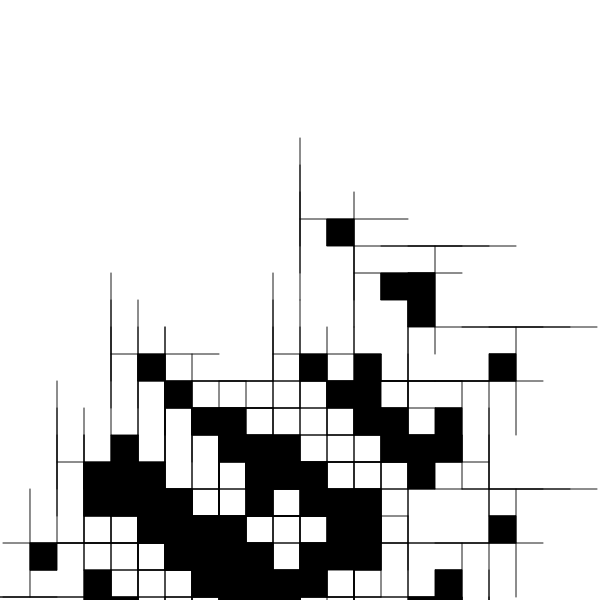
Frame 1 (no input)
Frame 60 (no input): identical to frame 1, image omitted
Frame 120 (the mouse pressed at the canvas centre since frame 60): identical to frame 1, image omitted

The p5.js sketch that drew this single still picture (run headless with seeded random() and noise() and a simulated clock; from frame 60 on, the mouse is pressed at the canvas centre):

// p5.js sketch
// ── sketch.js

// Point = P, Rectangle = R, line = F, Line*4 = D
// You can play around with length, angle, strokeweight, colors,...

let premise = 'D';
  let rules = {
    D: 'DDD+DR',
    
  }
let bigRule;


let length = 90;
let angle = 90;

function setup() {
  createCanvas(600, 600);
  angleMode(DEGREES);
  bigRule = resolveRules(premise, rules, 3);
  print(bigRule);
  
}

function draw() {
  background('white');
  stroke('black');
  strokeWeight(3);
  fill('black');
  translate(width / 2, height / 2);
  rotate(-90);
  scale(0.3);

  drawShape(bigRule);
   // angle += 1;
  // length += 0.1;
}

function resolveRules(startRule, rules, depth) {
  let endRule = '';
  for (let currentLetter of startRule) {
    if (currentLetter in rules) {
      endRule += rules[currentLetter];
    } else {
      endRule += currentLetter;
    }
  }
  if (depth >= 1) {
    endRule = resolveRules(endRule, rules, depth - 1);
  }
  return endRule;
}


function drawShape(rule)  {
  for (let c of rule) {
    if (c === 'F') {
      line(0, 0, length, 0);
      translate(length, 0);
    } else if (c === 'R') {
      rect(0, 0, length, length);
      translate(length, length);
    } else if (c === 'P') {
      point(0, 0);
      translate(length/2, 0);
    } else if (c === 'D') {
      line(0, 0, length * 4, 0);
      translate(length, 0);
    } else if (c === 'f') {
      translate(0, length, 0);
    } else if (c === '+') {
      rotate(angle);
    } else if (c === '-') {
      rotate(-angle);
    } else if (c === '[') {
      push();
    } else if (c === ']') {
      pop();
    } else if (c === '>') {
      scale(1.1);
    } else if (c === '<') {
      scale(0.8);
   
    }
  }
}
